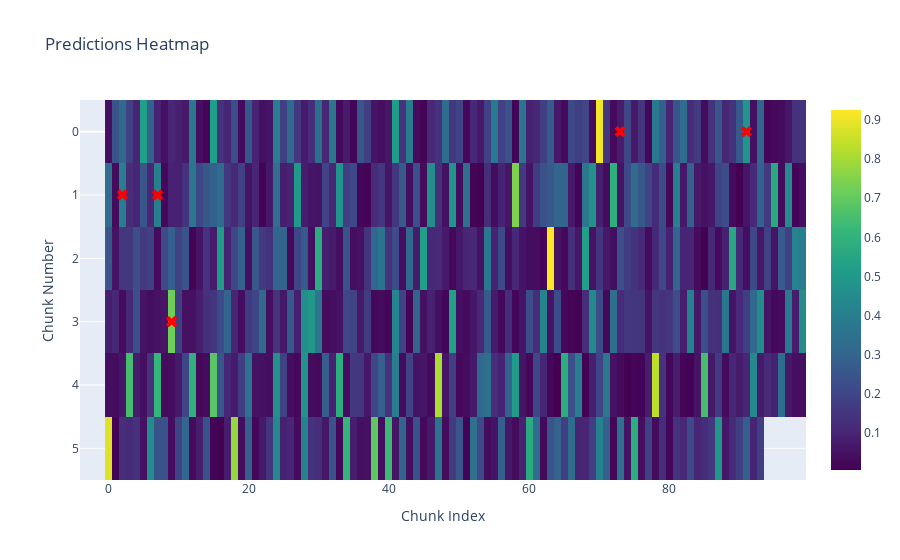
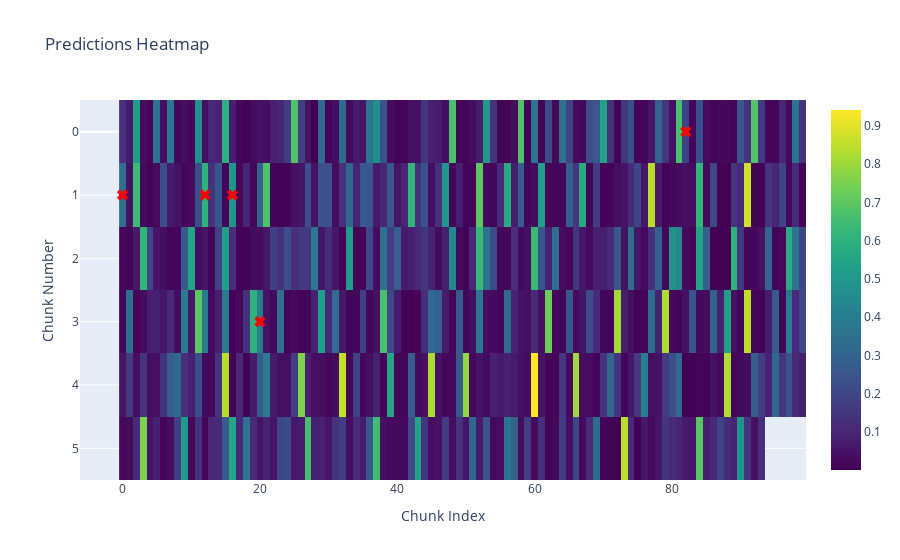

Notebook source saved alongside these figures, in order:
### Code cell
sample_id = 3
sample_preds = n_preds[sample_id]
sample_targets = n_targets[sample_id]

plot_sequence(sample_preds, sample_targets, chunk_size=100)


sample_preds = c_preds[sample_id]
sample_targets = c_targets[sample_id]

plot_sequence(sample_preds, sample_targets, chunk_size=100)

### Figure 1 — Plotly figure (JSON) as saved in the notebook; plotly's stock layout.template omitted (floating-point values rounded to 4 significant figures; data arrays with more than 128 entries replaced by an {"elided": "..."} marker saying what was removed)
{"data": [{"colorscale": [[0, "#440154"], [0.1111, "#482878"], [0.2222, "#3e4989"], [0.3333, "#31688e"], [0.4444, "#26828e"], [0.5556, "#1f9e89"], [0.6667, "#35b779"], [0.7778, "#6ece58"], [0.8889, "#b5de2b"], [1, "#fde725"]], "type": "heatmap", "z": {"elided": "6x100 float values"}}, {"marker": {"color": "red", "size": 10, "symbol": "x"}, "mode": "markers", "name": "True Positives", "type": "scatter", "x": [73, 91, 2, 7, 9], "y": [0, 0, 1, 1, 3]}], "layout": {"title": {"text": "Predictions Heatmap"}, "xaxis": {"title": {"text": "Chunk Index"}}, "yaxis": {"autorange": "reversed", "title": {"text": "Chunk Number"}}}}

### Figure 2 — Plotly figure (JSON) as saved in the notebook; plotly's stock layout.template omitted (floating-point values rounded to 4 significant figures; data arrays with more than 128 entries replaced by an {"elided": "..."} marker saying what was removed)
{"data": [{"colorscale": [[0, "#440154"], [0.1111, "#482878"], [0.2222, "#3e4989"], [0.3333, "#31688e"], [0.4444, "#26828e"], [0.5556, "#1f9e89"], [0.6667, "#35b779"], [0.7778, "#6ece58"], [0.8889, "#b5de2b"], [1, "#fde725"]], "type": "heatmap", "z": {"elided": "6x100 float values"}}, {"marker": {"color": "red", "size": 10, "symbol": "x"}, "mode": "markers", "name": "True Positives", "type": "scatter", "x": [82, 0, 12, 16, 20], "y": [0, 1, 1, 1, 3]}], "layout": {"title": {"text": "Predictions Heatmap"}, "xaxis": {"title": {"text": "Chunk Index"}}, "yaxis": {"autorange": "reversed", "title": {"text": "Chunk Number"}}}}
